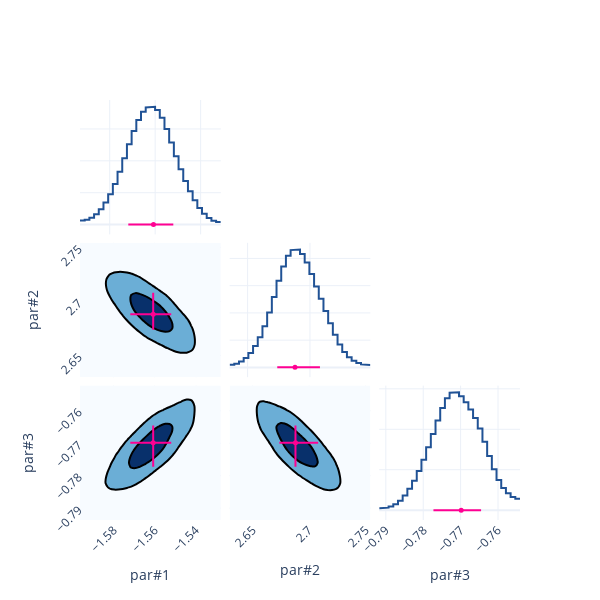

Source (notebook cell):
### Code cell
fig = Plot.post_corner(post, show=True)

### Figure 1 — Plotly figure (JSON) as saved in the notebook; plotly's stock layout.template omitted (floating-point values rounded to 4 significant figures; data arrays with more than 128 entries replaced by an {"elided": "..."} marker saying what was removed)
{"data": [{"line": {"color": "#205295", "width": 2}, "mode": "lines", "name": "par#1", "showlegend": false, "type": "scatter", "x": [-1.593, -1.591, -1.591, -1.589, -1.589, -1.587, -1.587, -1.585, -1.585, -1.583, -1.583, -1.581, -1.581, -1.579, -1.579, -1.577, -1.577, -1.574, -1.574, -1.572, -1.572, -1.57, -1.57, -1.568, -1.568, -1.566, -1.566, -1.564, -1.564, -1.562, -1.562, -1.56, -1.56, -1.558, -1.558, -1.556, -1.556, -1.554, -1.554, -1.552, -1.552, -1.55, -1.55, -1.548, -1.548, -1.546, -1.546, -1.544, -1.544, -1.541, -1.541, -1.539, -1.539, -1.537, -1.537, -1.535, -1.535, -1.533, -1.533, -1.531], "xaxis": "x", "y": [1.255, 1.255, 1.532, 1.532, 2.172, 2.172, 3.266, 3.266, 4.841, 4.841, 6.901, 6.901, 9.496, 9.496, 12.72, 12.72, 16.56, 16.56, 20.84, 20.84, 25.24, 25.24, 29.36, 29.36, 32.84, 32.84, 35.36, 35.36, 36.76, 36.76, 36.97, 36.97, 35.92, 35.92, 33.54, 33.54, 29.97, 29.97, 25.73, 25.73, 21.41, 21.41, 17.37, 17.37, 13.71, 13.71, 10.44, 10.44, 7.598, 7.598, 5.231, 5.231, 3.374, 3.374, 2.037, 2.037, 1.198, 1.198, 0.8017, 0.8017], "yaxis": "y"}, {"error_x": {"array": [0.008734], "arrayminus": [0.01107], "color": "#FF0092", "symmetric": false, "thickness": 2, "type": "data", "width": 0}, "marker": {"color": "#FF0092", "size": 5, "symbol": "circle"}, "mode": "markers", "name": "par#1 value", "showlegend": false, "type": "scatter", "x": [-1.561], "xaxis": "x", "y": [0.01], "yaxis": "y"}, {"line": {"color": "#205295", "width": 2}, "mode": "lines", "name": "par#2", "showlegend": false, "type": "scatter", "x": [2.636, 2.639, 2.639, 2.643, 2.643, 2.647, 2.647, 2.651, 2.651, 2.654, 2.654, 2.658, 2.658, 2.662, 2.662, 2.666, 2.666, 2.669, 2.669, 2.673, 2.673, 2.677, 2.677, 2.681, 2.681, 2.684, 2.684, 2.688, 2.688, 2.692, 2.692, 2.696, 2.696, 2.7, 2.7, 2.703, 2.703, 2.707, 2.707, 2.711, 2.711, 2.715, 2.715, 2.718, 2.718, 2.722, 2.722, 2.726, 2.726, 2.73, 2.73, 2.733, 2.733, 2.737, 2.737, 2.741, 2.741, 2.745, 2.745, 2.748], "xaxis": "x5", "y": [0.4941, 0.4941, 0.6833, 0.6833, 1.083, 1.083, 1.73, 1.73, 2.662, 2.662, 3.914, 3.914, 5.531, 5.531, 7.573, 7.573, 10.07, 10.07, 12.93, 12.93, 15.88, 15.88, 18.53, 18.53, 20.48, 20.48, 21.53, 21.53, 21.63, 21.63, 20.83, 20.83, 19.26, 19.26, 17.16, 17.16, 14.87, 14.87, 12.58, 12.58, 10.33, 10.33, 8.092, 8.092, 5.981, 5.981, 4.186, 4.186, 2.818, 2.818, 1.853, 1.853, 1.202, 1.202, 0.7875, 0.7875, 0.5521, 0.5521, 0.45, 0.45], "yaxis": "y5"}, {"error_x": {"array": [0.01999], "arrayminus": [0.01424], "color": "#FF0092", "symmetric": false, "thickness": 2, "type": "data", "width": 0}, "marker": {"color": "#FF0092", "size": 5, "symbol": "circle"}, "mode": "markers", "name": "par#2 value", "showlegend": false, "type": "scatter", "x": [2.688], "xaxis": "x5", "y": [0.01], "yaxis": "y5"}, {"colorscale": [[0, "rgb(247,251,255)"], [0.125, "rgb(222,235,247)"], [0.25, "rgb(198,219,239)"], [0.375, "rgb(158,202,225)"], [0.5, "rgb(107,174,214)"], [0.625, "rgb(66,146,198)"], [0.75, "rgb(33,113,181)"], [0.875, "rgb(8,81,156)"], [1, "rgb(8,48,107)"]], "contours": {"end": 0.005507, "size": 0.004309, "start": 0.001198}, "line": {"width": 2}, "name": "par#1&par#2", "ncontours": 2, "showlegend": false, "showscale": false, "type": "contour", "x": [-1.596, -1.594, -1.592, -1.59, -1.588, -1.586, -1.584, -1.582, -1.58, -1.578, -1.576, -1.573, -1.571, -1.569, -1.567, -1.565, -1.563, -1.561, -1.559, -1.557, -1.555, -1.553, -1.551, -1.549, -1.547, -1.545, -1.542, -1.54, -1.538, -1.536, -1.534, -1.532, -1.53, -1.528], "xaxis": "x4", "y": [2.63, 2.634, 2.637, 2.641, 2.645, 2.649, 2.652, 2.656, 2.66, 2.664, 2.668, 2.671, 2.675, 2.679, 2.683, 2.686, 2.69, 2.694, 2.698, 2.701, 2.705, 2.709, 2.713, 2.716, 2.72, 2.724, 2.728, 2.732, 2.735, 2.739, 2.743, 2.747, 2.75, 2.754], "yaxis": "y4", "z": {"elided": "34x34 float values"}}, {"error_x": {"array": [0.008734], "arrayminus": [0.01107], "color": "#FF0092", "symmetric": false, "thickness": 2, "type": "data", "width": 0}, "error_y": {"array": [0.01999], "arrayminus": [0.01424], "color": "#FF0092", "symmetric": false, "thickness": 2, "type": "data", "width": 0}, "marker": {"color": "#FF0092", "size": 5, "symbol": "circle"}, "mode": "markers", "name": "par#1&par#2", "showlegend": false, "type": "scatter", "x": [-1.561], "xaxis": "x4", "y": [2.688], "yaxis": "y4"}, {"line": {"color": "#205295", "width": 2}, "mode": "lines", "name": "par#3", "showlegend": false, "type": "scatter", "x": [-0.7918, -0.7905, -0.7905, -0.7893, -0.7893, -0.788, -0.788, -0.7868, -0.7868, -0.7855, -0.7855, -0.7842, -0.7842, -0.783, -0.783, -0.7817, -0.7817, -0.7805, -0.7805, -0.7792, -0.7792, -0.778, -0.778, -0.7767, -0.7767, -0.7755, -0.7755, -0.7742, -0.7742, -0.7729, -0.7729, -0.7717, -0.7717, -0.7704, -0.7704, -0.7692, -0.7692, -0.7679, -0.7679, -0.7667, -0.7667, -0.7654, -0.7654, -0.7642, -0.7642, -0.7629, -0.7629, -0.7616, -0.7616, -0.7604, -0.7604, -0.7591, -0.7591, -0.7579, -0.7579, -0.7566, -0.7566, -0.7554, -0.7554, -0.7541], "xaxis": "x9", "y": [1.003, 1.003, 1.258, 1.258, 1.849, 1.849, 2.937, 2.937, 4.708, 4.708, 7.26, 7.26, 10.57, 10.57, 14.59, 14.59, 19.37, 19.37, 24.94, 24.94, 31.14, 31.14, 37.72, 37.72, 44.34, 44.34, 50.51, 50.51, 55.39, 55.39, 58.1, 58.1, 58.28, 58.28, 56.38, 56.38, 53.35, 53.35, 49.81, 49.81, 45.64, 45.64, 40.33, 40.33, 33.82, 33.82, 26.77, 26.77, 20.2, 20.2, 14.89, 14.89, 11.01, 11.01, 8.325, 8.325, 6.551, 6.551, 5.632, 5.632], "yaxis": "y9"}, {"error_x": {"array": [0.005316], "arrayminus": [0.007427], "color": "#FF0092", "symmetric": false, "thickness": 2, "type": "data", "width": 0}, "marker": {"color": "#FF0092", "size": 5, "symbol": "circle"}, "mode": "markers", "name": "par#3 value", "showlegend": false, "type": "scatter", "x": [-0.7698], "xaxis": "x9", "y": [0.01], "yaxis": "y9"}, {"colorscale": [[0, "rgb(247,251,255)"], [0.125, "rgb(222,235,247)"], [0.25, "rgb(198,219,239)"], [0.375, "rgb(158,202,225)"], [0.5, "rgb(107,174,214)"], [0.625, "rgb(66,146,198)"], [0.75, "rgb(33,113,181)"], [0.875, "rgb(8,81,156)"], [1, "rgb(8,48,107)"]], "contours": {"end": 0.005383, "size": 0.004164, "start": 0.001219}, "line": {"width": 2}, "name": "par#1&par#3", "ncontours": 2, "showlegend": false, "showscale": false, "type": "contour", "x": [-1.596, -1.594, -1.592, -1.59, -1.588, -1.586, -1.584, -1.582, -1.58, -1.578, -1.576, -1.573, -1.571, -1.569, -1.567, -1.565, -1.563, -1.561, -1.559, -1.557, -1.555, -1.553, -1.551, -1.549, -1.547, -1.545, -1.542, -1.54, -1.538, -1.536, -1.534, -1.532, -1.53, -1.528], "xaxis": "x7", "y": [-0.7937, -0.7924, -0.7911, -0.7899, -0.7886, -0.7874, -0.7861, -0.7849, -0.7836, -0.7824, -0.7811, -0.7798, -0.7786, -0.7773, -0.7761, -0.7748, -0.7736, -0.7723, -0.7711, -0.7698, -0.7686, -0.7673, -0.766, -0.7648, -0.7635, -0.7623, -0.761, -0.7598, -0.7585, -0.7573, -0.756, -0.7547, -0.7535, -0.7522], "yaxis": "y7", "z": {"elided": "34x34 float values"}}, {"error_x": {"array": [0.008734], "arrayminus": [0.01107], "color": "#FF0092", "symmetric": false, "thickness": 2, "type": "data", "width": 0}, "error_y": {"array": [0.005316], "arrayminus": [0.007427], "color": "#FF0092", "symmetric": false, "thickness": 2, "type": "data", "width": 0}, "marker": {"color": "#FF0092", "size": 5, "symbol": "circle"}, "mode": "markers", "name": "par#1&par#3", "showlegend": false, "type": "scatter", "x": [-1.561], "xaxis": "x7", "y": [-0.7698], "yaxis": "y7"}, {"colorscale": [[0, "rgb(247,251,255)"], [0.125, "rgb(222,235,247)"], [0.25, "rgb(198,219,239)"], [0.375, "rgb(158,202,225)"], [0.5, "rgb(107,174,214)"], [0.625, "rgb(66,146,198)"], [0.75, "rgb(33,113,181)"], [0.875, "rgb(8,81,156)"], [1, "rgb(8,48,107)"]], "contours": {"end": 0.005785, "size": 0.004504, "start": 0.001281}, "line": {"width": 2}, "name": "par#2&par#3", "ncontours": 2, "showlegend": false, "showscale": false, "type": "contour", "x": [2.63, 2.634, 2.637, 2.641, 2.645, 2.649, 2.652, 2.656, 2.66, 2.664, 2.668, 2.671, 2.675, 2.679, 2.683, 2.686, 2.69, 2.694, 2.698, 2.701, 2.705, 2.709, 2.713, 2.716, 2.72, 2.724, 2.728, 2.732, 2.735, 2.739, 2.743, 2.747, 2.75, 2.754], "xaxis": "x8", "y": [-0.7937, -0.7924, -0.7911, -0.7899, -0.7886, -0.7874, -0.7861, -0.7849, -0.7836, -0.7824, -0.7811, -0.7798, -0.7786, -0.7773, -0.7761, -0.7748, -0.7736, -0.7723, -0.7711, -0.7698, -0.7686, -0.7673, -0.766, -0.7648, -0.7635, -0.7623, -0.761, -0.7598, -0.7585, -0.7573, -0.756, -0.7547, -0.7535, -0.7522], "yaxis": "y8", "z": {"elided": "34x34 float values"}}, {"error_x": {"array": [0.01999], "arrayminus": [0.01424], "color": "#FF0092", "symmetric": false, "thickness": 2, "type": "data", "width": 0}, "error_y": {"array": [0.005316], "arrayminus": [0.007427], "color": "#FF0092", "symmetric": false, "thickness": 2, "type": "data", "width": 0}, "marker": {"color": "#FF0092", "size": 5, "symbol": "circle"}, "mode": "markers", "name": "par#2&par#3", "showlegend": false, "type": "scatter", "x": [2.688], "xaxis": "x8", "y": [-0.7698], "yaxis": "y8"}], "layout": {"height": 600, "width": 600, "xaxis": {"anchor": "y", "domain": [0, 0.32], "showticklabels": false, "tickangle": -45}, "xaxis2": {"anchor": "y2", "domain": [0.34, 0.66]}, "xaxis3": {"anchor": "y3", "domain": [0.68, 1]}, "xaxis4": {"anchor": "y4", "domain": [0, 0.32], "showticklabels": false, "tickangle": -45}, "xaxis5": {"anchor": "y5", "domain": [0.34, 0.66], "showticklabels": false, "tickangle": -45}, "xaxis6": {"anchor": "y6", "domain": [0.68, 1]}, "xaxis7": {"anchor": "y7", "domain": [0, 0.32], "showticklabels": true, "tickangle": -45, "title": {"text": "par#1"}}, "xaxis8": {"anchor": "y8", "domain": [0.34, 0.66], "showticklabels": true, "tickangle": -45, "title": {"text": "par#2"}}, "xaxis9": {"anchor": "y9", "domain": [0.68, 1], "showticklabels": true, "tickangle": -45, "title": {"text": "par#3"}}, "yaxis": {"anchor": "x", "domain": [0.68, 1], "showticklabels": false, "tickangle": -45}, "yaxis2": {"anchor": "x2", "domain": [0.68, 1]}, "yaxis3": {"anchor": "x3", "domain": [0.68, 1]}, "yaxis4": {"anchor": "x4", "domain": [0.34, 0.66], "showticklabels": true, "tickangle": -45, "title": {"text": "par#2"}}, "yaxis5": {"anchor": "x5", "domain": [0.34, 0.66], "showticklabels": false, "tickangle": -45}, "yaxis6": {"anchor": "x6", "domain": [0.34, 0.66]}, "yaxis7": {"anchor": "x7", "domain": [0, 0.32], "showticklabels": true, "tickangle": -45, "title": {"text": "par#3"}}, "yaxis8": {"anchor": "x8", "domain": [0, 0.32], "showticklabels": false, "tickangle": -45}, "yaxis9": {"anchor": "x9", "domain": [0, 0.32], "showticklabels": false, "tickangle": -45}}}
